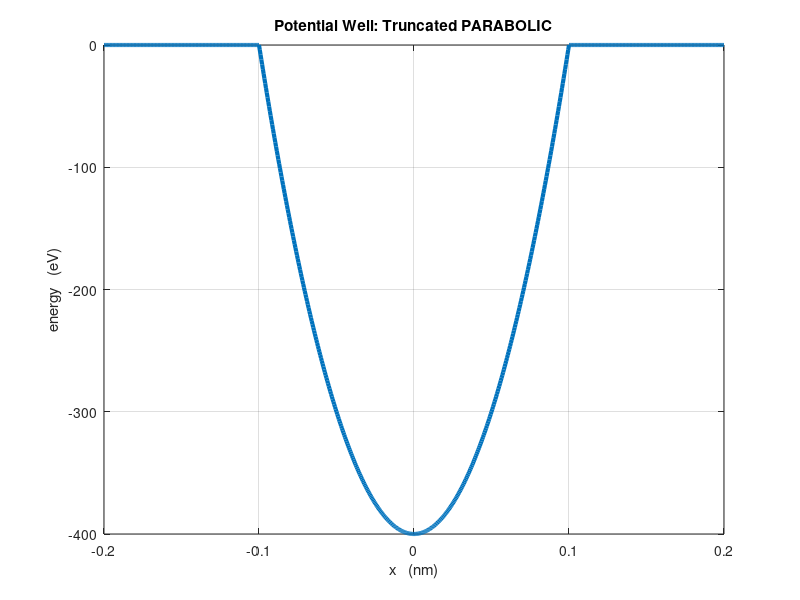

This figure's MATLAB source:
% se_wells.m
% Ian Cooper
% School of Physics, University of Sydney
% Potential Wells for solving time independent Schrodinger Equation
% You change the Well parameters in the code for each well type
% Energies values are in eV (electron volts)
% Lengths are in nm (nanometers)
% Other units S.I.
% xMin and xMax define range for x-axis
% x1, x2, ...  well parameters - distance (nm)
% U1, U2, ...  well parameters = potential energy (eV)

clear all
close all
clc

num = 801;             % Number of data points (odd number)

% Constants ------------------------------------------------------------
hbar = 1.055e-34;      % J.s
e = 1.602e-19;         % C
me = 9.109e-31;        % kg  electron mass
mp = 1.67252e-27;      % kg  proton mass
mn = 1.67482e-27;        % kg neutron mass
eps0 = 8.854e-12;      % F/m

m = me;                % Mass of particle


Ese = 1.6e-19;                      % Energy scaling factor  
Lse = 1e-9;                         % Length scaling factor
Cse = -hbar^2/(2*m) / (Lse^2*Ese);  % Schrodinger Eq constant       

% Potential well parameters --------------------------------------------
U = zeros(num,1);
U_matrix = zeros(num-2);

% Potential well types -----------------------------------------------
disp('  ');
disp('  ');
disp('   POTENTIAL WELL TYPES - enter 1 or 2 or 3 ... or 7');
disp('  ');
disp('   1: Square well');
disp(' ');
disp('   2: Stepped well (Asymmetrical well)');
disp(' ');
disp('   3: Double well');
disp(' ');
disp('   4: Sloping well');
disp(' ');
disp('   5: Truncated Parabolic well');
disp(' ');
disp('   6: Morse Potential');
disp(' ');
disp('   7: Parabolic fit to Morse Potential');
disp(' ');
disp('   8: Lattice');
disp(' ');
disp('   10: miscellaneous -->');

wellType = input('Specify well type: 1, 2, 3, 4, 5, 6, 7, 8,  10 -->   ');
disp(' ');
disp(' ');

% Potential Wells -----------------------------------------------------
switch wellType
   
% square well **********************************************************
case 1
    xMin = -0.1;         % default = -0.1 nm
    xMax = +0.1;         % default = +0.1 nm
    x1 = 0.05;            % 1/2 well width: default = 0.05 nm
    U1 = -400;            % Depth of well (eV): default = -400 eV
    
    % x1 = 1.5e-6;         % code for deuteron
    % xMin = 0;
    % xMax = +20*x1;
    % U1 = -58.5e6;
    %m = mp*mn/(mp+mn);     % reduced mass - deuteron
    
    % U1 = 0;             % code for infinite square well     
     
   x = linspace(xMin,xMax, num);
   for cn = 1 : num
   if abs(x(cn)) <= x1, U(cn) = U1; end; %if;
   end; %for
   s = sprintf('Potential Well: SQUARE');
   
% step well ************************************************************
% Asymmetrical well: comment the line %if x(cn) > x1/2, U(cn) = 0; end
    
    case 2
    xMin = -0.15;        % default = -0.15 nm
    xMax = +0.15;        % default = +0.15 nm
    x1 = 0.1;            % Total width of well: default = 0.1 nm
    x2 = 0.06;           % Width of LHS well: default = 0.06 nm;
    U1 = -400;           % Depth of LHS well; default = -400 eV;
    U2 = -250;           % Depth of RHS well (eV); default = -250 eV;
    
    x = linspace(xMin,xMax, num); 
    for cn = 1 : num
    if x(cn) >= -x1/2,      U(cn) = U1; end;  %if
    if x(cn) >= -x1/2 + x2, U(cn) = U2; end;  %if
    %if x(cn) > x1/2,        U(cn) = 0;  end; %if
        % comment above line to give an asymmetrical well
    end %for
    s = sprintf('Potential Well: STEPPED');
   
% double well ************************************************************   
case 3   
   U1 = -400;      % Depth of LHS well: default = -440 eV
   U2 = -400;      % Depth of RHS well: default = -400 eV
   U3 = -100;       % Depth of separation section: default = 100 eV 
   x1 = 0.10;      % width of LHS well: default = 0.10 nm
   x2 = 0.10;      % Width of RHS well: default = 0.10 nm
   x3 = 0.10;      % Width of separtion section: default = 0.10 nm
   xEnd = 0.05;    % parameters to define range for x-axis: default = 0.05 nm
   
   xMin = -(xEnd+x1+x3/2);
   xMax = x3/2+x2+xEnd;
   dx = (xMax-xMin)/(num-1);
   x = xMin : dx : xMax;  
        
   for cn = 1 : num
       if x(cn) >= xMin+ xEnd & x(cn) <= x1 + xMin+ xEnd, U(cn) = U1; end;
       if x(cn) >= x3/2 & x(cn) <= x2+x3/2, U(cn) = U2; end;
       if abs(x(cn)) < x3/2, U(cn) = U3; end
   end
   s = sprintf('Potential Well: DOUBLE');
   
% sloping well ***********************************************************
% Enter energies in eV and distances in nm
    case 4
    % Input parameters
    xMin = -0.1;      % default value = -0.1 nm
    xMax = +0.1;      % default value = + 0.1 nm
    U1 = -1200;        % Depth of LHS well: default = -1200 eV;
    U2 = -200;        % Depth of RHS well: default = -200 eV;
    x1 = 0.05;        % 1/2 width of well: default = 0.05 nm;
    
    x = linspace(xMin,xMax, num);
    intercept = (U1+U2)/2;
    slope = (U2-U1)/(2*x1);
    
   for cn = 1 : num
   if abs(x(cn))<= x1, U(cn) = slope * x(cn) + intercept; end;
   end %for    
   s = sprintf('Potential Well: SLOPING');
   
% parabolic ****************************************************************
case 5   
    xMin = -0.2;                  % default = -0. nm
    xMax = +0.2;                  % default = +0.2 nm
    x1 = 0.2;                     % width default = 0.2 nm;
    U1 = -400;                    % well depth default = -400 eV;
    
   x = linspace(xMin,xMax, num); 
   for cn = 1 : num
   if abs(x(cn))<=x1/2,   U(cn) = -(4*U1/(x1*x1))*x(cn)^2+U1; end;
   end %for    
   s = sprintf('Potential Well: Truncated PARABOLIC');
   
% Morse *******************************************************************
case 6   
    U1 = -1200;          % Depth of well (eV): default = -2000
    x0 = 0.08;
    S = 0.075;
   
    xMin = 0;
    xMax = 0.3;
    
    dx = (xMax-xMin)/(num-1);
    x = xMin : dx : xMax;    
    
    for cn = 1 : num
    U(cn) = U1 * (1 - (exp((x0 - x(cn))/S)-1)^2);
    end
    
    s = sprintf('Potential Well: MORSE potential');
 
   
%Parabolic fit to Morse  incomplete
% case 7   
%    disp('Change Setup values for Morse Potential');
%    for c = 1 : num
%       a1 = (U1-U2)/(R2^2);
%       a2 = (U1-U2)*2*R1/(R2^2);
%       a3 = -U1+(U1-U2)*R1^2/R2^2;
%       U(c) = a1*x(c)^2+a2*x(c)+a3;
%    	if U(c) > 400, U(c) = 400; end;   
%    end %for    
%    s = sprintf('Potential Well: PARABOLIC fit to MORSE potential');

% Lattice
case 8 
    num = 5000;
    wellNum = 12;      % number of wells
    U1 = -350;
    x1 = 0.05;
    x2 = 0.075;
    xEnd = 0.05;
    wellDepth = U1.*ones(wellNum,1);   % depth of wells
    wellWidth = x1.*ones(wellNum,1);
    wellSeparation = x2.*ones(wellNum-1,1);
    wellcenter = zeros(wellNum,1);
    xMin = 0;
    xMax = 2*xEnd + sum(wellSeparation) + 0.5*(wellWidth(1)+wellWidth(wellNum));
    x = linspace(xMin,xMax,num);
    dx = (xMax-xMin)/(num-1);
    U = zeros(num,1);
    wellcenter(1) = xMin+xEnd+wellWidth(1)/2;
    
    for cm = 2: wellNum
        wellcenter(cm) = wellcenter(cm-1) + wellSeparation(cm-1);
    end
    
    for cm = 1 : wellNum
    for cn = 1 : num 
        if abs(x(cn)-wellcenter(cm)) <= wellWidth(cm)/2; U(cn) = wellDepth(cm); end
    end
    end
     
    
    %wellDepth = U1 .* ones(numWells,1);
    %wellWidth = R1 .* ones(numWells,1);
    %defect-----------------------
    %wellDepth(5) = U2;
    %wellWidth(5) = R2;
    % defect----------------------
     %  for cn = 1 : numWells
      %     wellCentre(cn) = R1/2+ R1*(cn-1);
       %    for cm = 1: num
        %   if abs(x(cm)-wellCentre(cn)) < R2/2, U(cm) = wellDepth(cn); end
         %  end        
       %end  
   
s = sprintf('Potential Well: Lattice');

% Colvalent bonding   V shaped potentail wells   
    case 9 
    num = 1000;
    U1 = -1000;
    x1 = 0.01;
    xMin = -0.15;
    xMax = -xMin;
    x = linspace(xMin,xMax,num);
    dx = (xMax-xMin)/(num-1);
    U = zeros(num,1);
    Kc = e/(4*pi*eps0*L0);
    %Uc = 2*Kc / (x1/2+eps);
   
    for cn = 1 : num
      U(cn) =  -Kc * (1/abs(x(cn)-x1/2+eps) + 1/abs(x(cn)+x1/2+eps));
    end      
    U = U + U(end);
    
    for cn = 1 : num
       if U(cn) < U1, U(cn) = U1; end
    end    
    %W = R2/2;
        %w(1) = -R1-2*W; w(2) = w(1) + W; w(3) = w(2)+W;
        %w(4) =  R1; w(5) = w(4) + W; w(6) = w(5)+W;
        %slope(1) = U1/(w(2)-w(1)); b(1) = 0 - slope(1)*w(1);
        %slope(2) = -slope(1); b(2) = U1 - slope(2)*w(2);
        %slope(3) = slope(1); b(3) = 0 - slope(3)*w(4);
        %slope(4) = slope(2); b(4) = U1 - slope(4)*w(5);
        %Ua = 0; Ub = 0;
        %xa = x(c)-R2/2; xb = x(c)+R2/2;
   %for cn = 1 : num
        %if x(cn) > w(1) & x(cn) <= w(2), U(cn) = slope(1)*x(cn)+b(1); end
        %if x(cn) > w(2) & x(cn) <= w(3) , U(cn) = slope(2)*x(cn)+b(2); end
        %if x(cn) > w(4) & x(cn) <= w(5), U(cn) = slope(3)*x(cn)+b(3); end
        %if x(cn) > w(5) & x(cn) <= w(6) , U(cn) = slope(4)*x(cn)+b(4); end
    %    if x(cn) > w(1) & x(cn) <= w(2), U(cn) = U1; end
     %   if x(cn) > w(2) & x(cn) <= w(3) , U(cn) = U1; end
      %  if x(cn) > w(4) & x(cn) <= w(5), U(cn) = U1; end
       % if x(cn) > w(5) & x(cn) <= w(6) , U(cn) = U1; end
        
        
        %if abs(xa)<(R1/2),   Ua = (1-2*abs(xa)/R1) * U1; end;
   %if abs(xb)<(R1/2),   Ub = (1-2*abs(xb)/R1) * U1; end;
   %U(c) = Ua+Ub;
   %end  % for cn  
   s = sprintf('Potential Well: Double: V Shaped');
   
    case 10
    xMin = -20;         % default = -0.1 nm
    xMax = +20;         % default = +0.1 nm
    x1 = 10;            % 1/2 well width: default = 0.05 nm
    U1 = -0.02;            % Depth of well (eV): default = -400 eV
    U2 = -0.01;
    
     
   x = linspace(xMin,xMax, num);
   
   for cn = 1 : num
   if x(cn) >= -x1,  U(cn) = U1; end;
   if x(cn) >= 0,    U(cn) = U2; end;
   if x(cn) >= x1, U(cn) = 0; end;  
   end; %for
   s = sprintf('Potential Well: miscellaneous');
   

   
end;   % switch wellType

% Graphics -------------------------------------------------------------\
figure(1);
set(gcf,'Name','Potential Energy','NumberTitle','off')
plot(x,U,'LineWidth',3);
%axis([xMin-eps xMax min(U)-50 max(U)+50]);

title(s);
xlabel('x   (nm)');
ylabel('energy   (eV)');
grid on

% Make potential energy matrix
dx = (x(2)-x(1));
dx2 = dx^2;


for cn =1:(num-2)
    U_matrix(cn,cn) = U(cn+1);
end;
